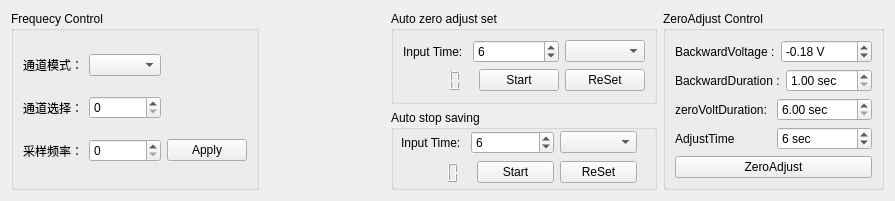
<?xml version="1.0" encoding="UTF-8"?>
<ui version="4.0">
 <class>ControlPanel</class>
 <widget class="QWidget" name="ControlPanel">
  <property name="geometry">
   <rect>
    <x>0</x>
    <y>0</y>
    <width>895</width>
    <height>197</height>
   </rect>
  </property>
  <property name="windowTitle">
   <string>Form</string>
  </property>
  <layout class="QVBoxLayout" name="verticalLayout_4">
   <item>
    <layout class="QHBoxLayout" name="horizontalLayout_2">
     <item>
      <widget class="QGroupBox" name="groupBox">
       <property name="title">
        <string>Frequecy Control</string>
       </property>
       <layout class="QGridLayout" name="gridLayout">
        <item row="0" column="1">
         <widget class="QComboBox" name="chSampModeComb"/>
        </item>
        <item row="2" column="0">
         <widget class="QLabel" name="sampLabel">
          <property name="text">
           <string>采样频率：</string>
          </property>
         </widget>
        </item>
        <item row="2" column="1">
         <widget class="QSpinBox" name="sampSpBox"/>
        </item>
        <item row="1" column="0">
         <widget class="QLabel" name="chSampSlectLabel">
          <property name="text">
           <string>通道选择：</string>
          </property>
         </widget>
        </item>
        <item row="0" column="0">
         <widget class="QLabel" name="chSampModeLabel">
          <property name="text">
           <string>通道模式：</string>
          </property>
         </widget>
        </item>
        <item row="1" column="1">
         <widget class="QSpinBox" name="chSampSlectSpinBox"/>
        </item>
        <item row="2" column="4">
         <widget class="QPushButton" name="sampApplyBtn">
          <property name="text">
           <string>Apply</string>
          </property>
         </widget>
        </item>
       </layout>
      </widget>
     </item>
     <item>
      <spacer name="horizontalSpacer">
       <property name="orientation">
        <enum>Qt::Horizontal</enum>
       </property>
       <property name="sizeHint" stdset="0">
        <size>
         <width>40</width>
         <height>20</height>
        </size>
       </property>
      </spacer>
     </item>
     <item>
      <layout class="QVBoxLayout" name="verticalLayout">
       <item>
        <widget class="QGroupBox" name="ZeroAjdustGpbox_2">
         <property name="title">
          <string>Auto zero adjust set</string>
         </property>
         <layout class="QVBoxLayout" name="verticalLayout_3">
          <item>
           <layout class="QGridLayout" name="gridLayout_2">
            <item row="1" column="2" colspan="2">
             <widget class="QSpinBox" name="ZeroInputUnitSpbox">
              <property name="maximum">
               <number>60</number>
              </property>
              <property name="value">
               <number>6</number>
              </property>
             </widget>
            </item>
            <item row="1" column="0" colspan="2">
             <widget class="QLabel" name="ZeroInputUnitLab">
              <property name="text">
               <string>Input Time:</string>
              </property>
             </widget>
            </item>
            <item row="2" column="4">
             <widget class="QPushButton" name="ZeroRestartBtn">
              <property name="text">
               <string>ReSet</string>
              </property>
             </widget>
            </item>
            <item row="1" column="4">
             <widget class="QComboBox" name="ZeroInputUnitComb"/>
            </item>
            <item row="2" column="0" colspan="2">
             <widget class="QLCDNumber" name="ZeroTimeDispLcd">
              <property name="frameShape">
               <enum>QFrame::NoFrame</enum>
              </property>
              <property name="frameShadow">
               <enum>QFrame::Plain</enum>
              </property>
             </widget>
            </item>
            <item row="2" column="3">
             <widget class="QPushButton" name="ZeroStartStopBtn">
              <property name="text">
               <string>Start</string>
              </property>
              <property name="checkable">
               <bool>true</bool>
              </property>
             </widget>
            </item>
           </layout>
          </item>
         </layout>
        </widget>
       </item>
       <item>
        <widget class="QGroupBox" name="AutoStopGrpbox">
         <property name="minimumSize">
          <size>
           <width>0</width>
           <height>80</height>
          </size>
         </property>
         <property name="title">
          <string>Auto stop saving</string>
         </property>
         <widget class="QWidget" name="layoutWidget">
          <property name="geometry">
           <rect>
            <x>10</x>
            <y>20</y>
            <width>236</width>
            <height>57</height>
           </rect>
          </property>
          <layout class="QGridLayout" name="gridLayout_3">
           <item row="1" column="0" colspan="2">
            <widget class="QLabel" name="StopTimeInputUnitLab">
             <property name="text">
              <string>Input Time:</string>
             </property>
            </widget>
           </item>
           <item row="2" column="3">
            <widget class="QPushButton" name="StopTimeStartStopBtn">
             <property name="text">
              <string>Start</string>
             </property>
             <property name="checkable">
              <bool>true</bool>
             </property>
            </widget>
           </item>
           <item row="1" column="4">
            <widget class="QComboBox" name="StopTimeInputUnitComb"/>
           </item>
           <item row="2" column="4">
            <widget class="QPushButton" name="StopTimeRestartBtn">
             <property name="text">
              <string>ReSet</string>
             </property>
            </widget>
           </item>
           <item row="1" column="2" colspan="2">
            <widget class="QSpinBox" name="StopTimeInputUnitSpbox">
             <property name="maximum">
              <number>60</number>
             </property>
             <property name="value">
              <number>6</number>
             </property>
            </widget>
           </item>
           <item row="2" column="0" colspan="2">
            <widget class="QLCDNumber" name="StopTimeDispLcd">
             <property name="frameShape">
              <enum>QFrame::NoFrame</enum>
             </property>
             <property name="frameShadow">
              <enum>QFrame::Plain</enum>
             </property>
            </widget>
           </item>
          </layout>
         </widget>
        </widget>
       </item>
       <item>
        <spacer name="verticalSpacer">
         <property name="orientation">
          <enum>Qt::Vertical</enum>
         </property>
         <property name="sizeHint" stdset="0">
          <size>
           <width>20</width>
           <height>40</height>
          </size>
         </property>
        </spacer>
       </item>
      </layout>
     </item>
     <item>
      <widget class="QGroupBox" name="groupBox_2">
       <property name="title">
        <string>ZeroAdjust Control</string>
       </property>
       <layout class="QVBoxLayout" name="verticalLayout_2">
        <item>
         <layout class="QHBoxLayout" name="horizontalLayout_3">
          <item>
           <widget class="QLabel" name="zeroBackwardVoltageLab">
            <property name="toolTip">
             <string>&lt;html&gt;&lt;head/&gt;&lt;body&gt;&lt;p&gt;给与标记了单孔通道反向电压值&lt;/p&gt;&lt;/body&gt;&lt;/html&gt;</string>
            </property>
            <property name="text">
             <string>BackwardVoltage :</string>
            </property>
           </widget>
          </item>
          <item>
           <widget class="QDoubleSpinBox" name="zeroBackwardVoltageDpbox">
            <property name="suffix">
             <string> V</string>
            </property>
            <property name="minimum">
             <double>-5.000000000000000</double>
            </property>
            <property name="maximum">
             <double>5.000000000000000</double>
            </property>
            <property name="singleStep">
             <double>0.010000000000000</double>
            </property>
            <property name="value">
             <double>-0.180000000000000</double>
            </property>
           </widget>
          </item>
         </layout>
        </item>
        <item>
         <layout class="QHBoxLayout" name="horizontalLayout_5">
          <item>
           <widget class="QLabel" name="zeroBackwardDurationLab">
            <property name="toolTip">
             <string>&lt;html&gt;&lt;head/&gt;&lt;body&gt;&lt;p&gt;给与标记了单孔通道反向电压持续时间&lt;/p&gt;&lt;/body&gt;&lt;/html&gt;</string>
            </property>
            <property name="text">
             <string>BackwardDuration :</string>
            </property>
           </widget>
          </item>
          <item>
           <widget class="QDoubleSpinBox" name="zeroBackwardDurationDpbox">
            <property name="suffix">
             <string> sec</string>
            </property>
            <property name="minimum">
             <double>1.000000000000000</double>
            </property>
            <property name="maximum">
             <double>100.000000000000000</double>
            </property>
           </widget>
          </item>
         </layout>
        </item>
        <item>
         <layout class="QHBoxLayout" name="horizontalLayout_4">
          <item>
           <widget class="QLabel" name="zeroAdustSecLab">
            <property name="toolTip">
             <string>&lt;html&gt;&lt;head/&gt;&lt;body&gt;&lt;p&gt;针对所有通道0V电压持续时间，此时间段不调零&lt;/p&gt;&lt;/body&gt;&lt;/html&gt;</string>
            </property>
            <property name="text">
             <string>zeroVoltDuration:</string>
            </property>
           </widget>
          </item>
          <item>
           <widget class="QDoubleSpinBox" name="zeroAdustSecDpbox">
            <property name="suffix">
             <string> sec</string>
            </property>
            <property name="minimum">
             <double>6.000000000000000</double>
            </property>
            <property name="maximum">
             <double>2000.000000000000000</double>
            </property>
            <property name="value">
             <double>6.000000000000000</double>
            </property>
           </widget>
          </item>
         </layout>
        </item>
        <item>
         <layout class="QHBoxLayout" name="horizontalLayout">
          <item>
           <widget class="QLabel" name="zeroAdjustTimesLab">
            <property name="toolTip">
             <string>&lt;html&gt;&lt;head/&gt;&lt;body&gt;&lt;p&gt;软件内部进行调零所需时间&lt;/p&gt;&lt;/body&gt;&lt;/html&gt;</string>
            </property>
            <property name="text">
             <string>AdjustTime</string>
            </property>
           </widget>
          </item>
          <item>
           <widget class="QSpinBox" name="zeroAdjustTimeSpbox">
            <property name="suffix">
             <string> sec</string>
            </property>
            <property name="value">
             <number>6</number>
            </property>
           </widget>
          </item>
         </layout>
        </item>
        <item>
         <widget class="QPushButton" name="zeroOffsetBtn">
          <property name="text">
           <string>ZeroAdjust</string>
          </property>
          <property name="checkable">
           <bool>false</bool>
          </property>
         </widget>
        </item>
        <item>
         <spacer name="verticalSpacer_2">
          <property name="orientation">
           <enum>Qt::Vertical</enum>
          </property>
          <property name="sizeHint" stdset="0">
           <size>
            <width>20</width>
            <height>40</height>
           </size>
          </property>
         </spacer>
        </item>
       </layout>
      </widget>
     </item>
    </layout>
   </item>
  </layout>
 </widget>
 <resources/>
 <connections/>
</ui>
